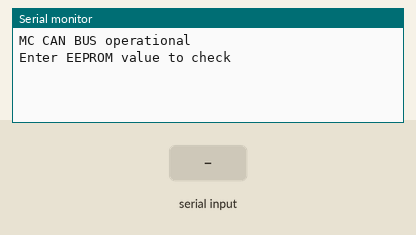
A sketch run on a simulated Arduino Uno, built with avr-gcc and run on an emulated ATmega328P. On the bench: the last lines printed to the serial monitor. The test bench sets the inputs (shaded band).

Above: at 1.2 s.
1.3 s: "90,45\n" received over Serial
At 2.3 s:
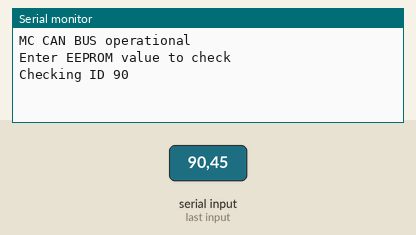
2.8 s: "30,150\n" received over Serial
At 3.4 s:
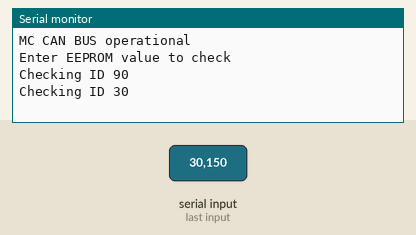

The sketch:

MC_EEPROM_Read_Interactive.ino
```cpp
#include <mcp_can.h>
#include <math.h>
#include <SPI.h>
#include <string.h>


boolean stringComplete = false;
String inputString = "";
unsigned char msg[8] = {0, 0, 0, 0, 0, 0, 0, 0};

MCP_CAN CAN(9); // SEED shield goes to MC

void setup() {
  Serial.begin(115200);
  inputString.reserve(200);

  while(CAN_OK != CAN.begin(CAN_500KBPS)) {
    Serial.println("MC bus not operational");
    delay(10);
  }
  Serial.println("MC CAN BUS operational");
  Serial.println("Enter EEPROM value to check");
}


void loop() {
  if (stringComplete) {
    int entry = inputString.toInt();
    Serial.print("Checking ID ");
    Serial.println(entry);
    msg[0] = (unsigned char) entry;
    CAN.sendMsgBuf(0x0C1, 0, 8, msg);
    // clear the string:
    inputString = "";
    stringComplete = false;
  }

  if(CAN_MSGAVAIL == CAN.checkReceive()) {
    unsigned char buf[8];
    unsigned char len;
    CAN.readMsgBuf(&len, buf);

    if (CAN.getCanId() == 0x0C2) {
      Serial.print(0x0C2, HEX);
      Serial.print(": ");
      for(int i = 0; i < 8; i++) {
        Serial.print(buf[i], HEX);
        Serial.print(" ");
      }
      Serial.println("");
      /*Serial.print(buf[2]);
      Serial.print(": ");
      Serial.print(buf[5], HEX);
      Serial.print(" ");
      Serial.println(buf[4], HEX);*/
    }
  }
}

void serialEvent() {
  while (Serial.available()) {
    char inChar = (char)Serial.read();
    if (inChar == '\n') {
      stringComplete = true;
    } else {
      inputString += inChar;
    }
  }
}
```

Measured:
- after the input at 1.3 s, the serial monitor: prints a new line at once (image 1)
- after the input at 2.8 s, the serial monitor: prints a new line at once (image 2)
